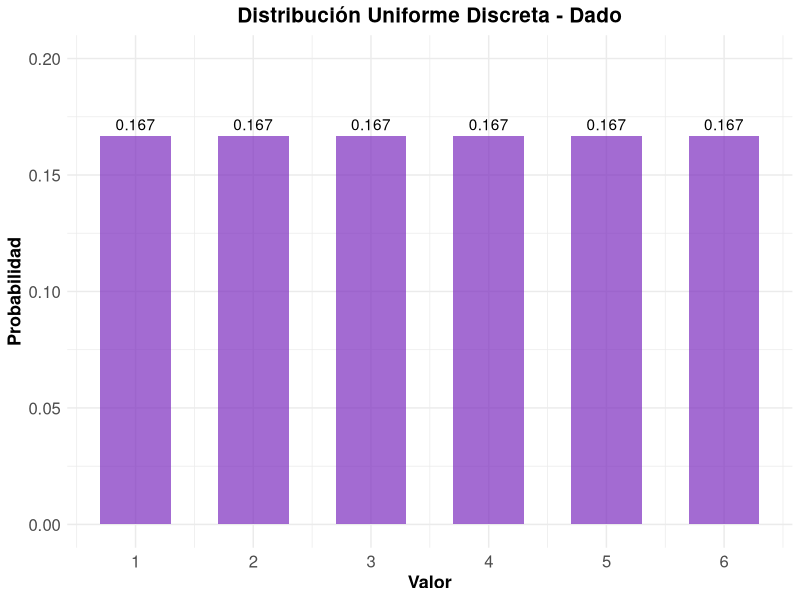
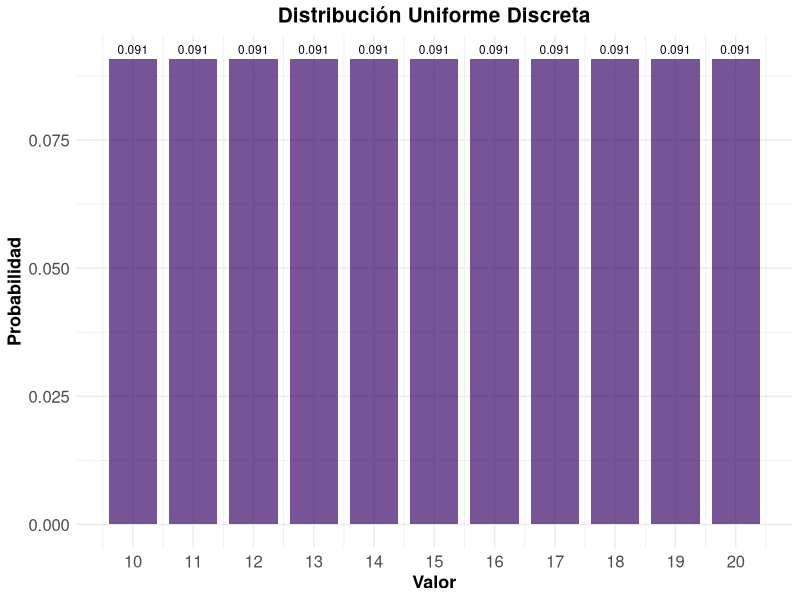
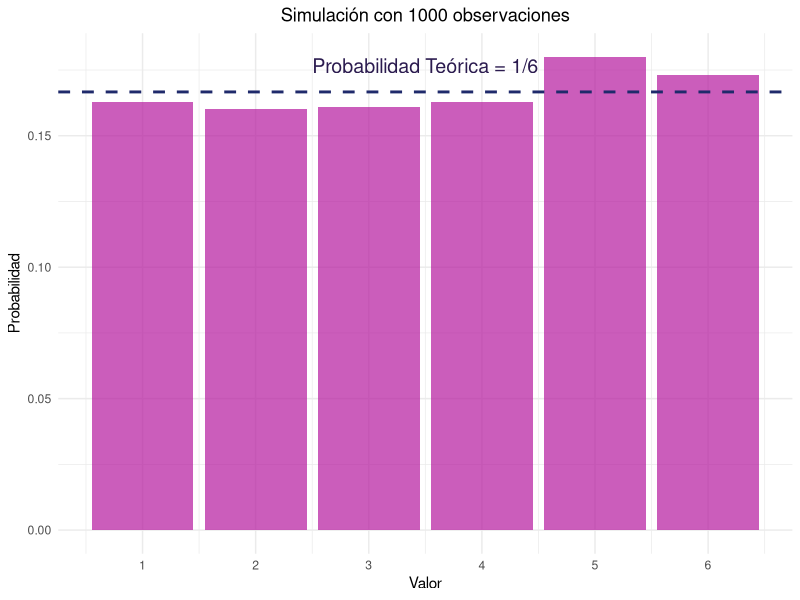
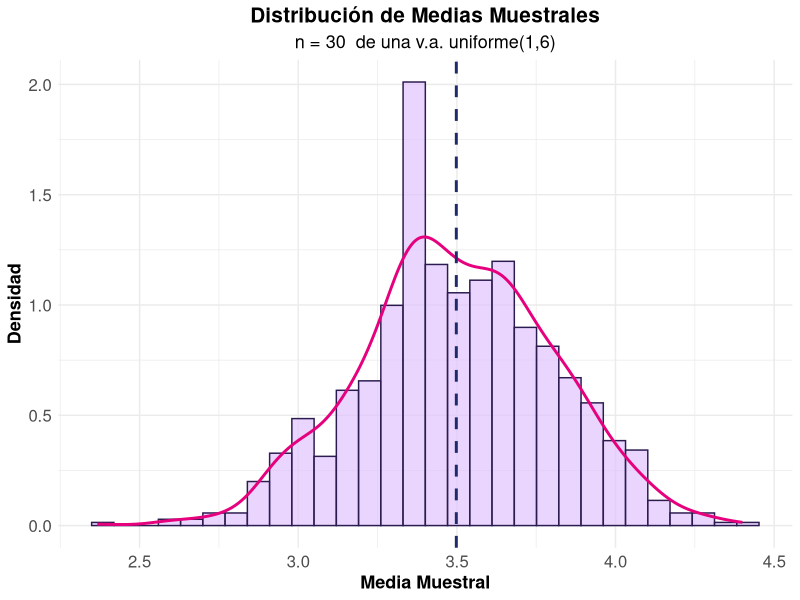
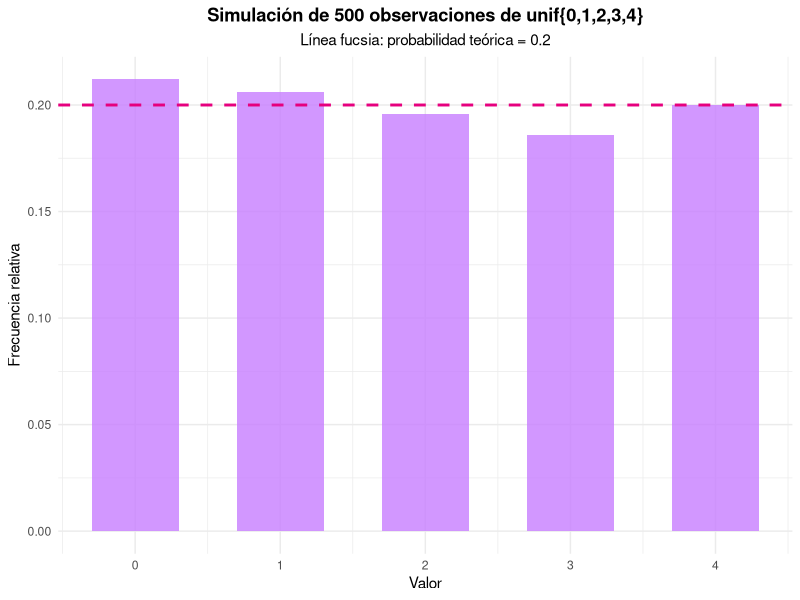
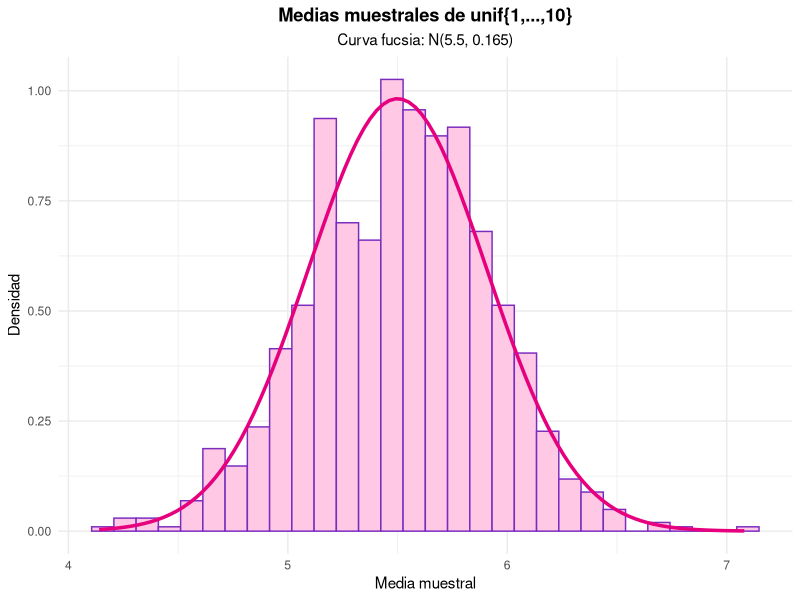
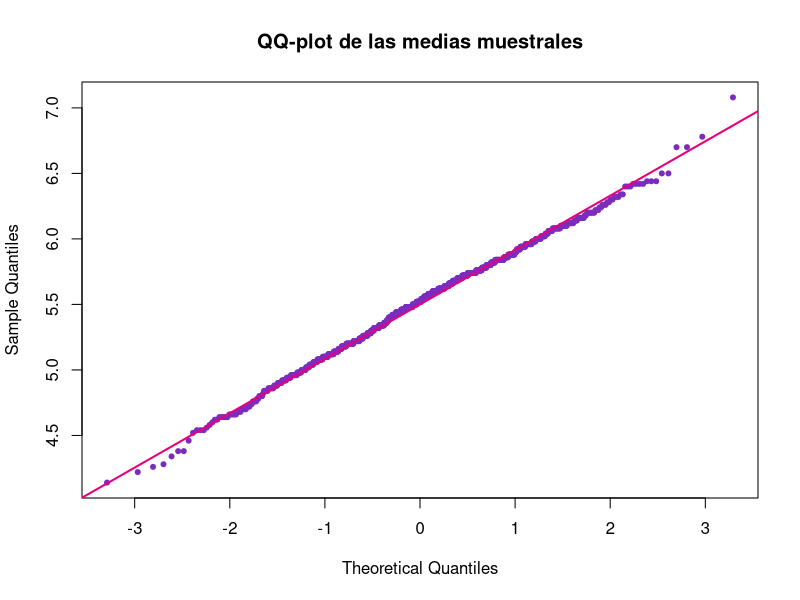

R code for these plots, in order:
## ---- chunk 1
#| label: setup
#| include: false
library(tidyverse)
library(kableExtra)
library(gridExtra)
## ---- chunk 2
#| code-fold: true
#| label: dado-ejemplo

# Parámetros del dado
x_1 <- 1
x_6 <- 6
valores <- x_1:x_6
probabilidades <- rep(1/length(valores), length(valores))

# Crear data frame
dado_data <- data.frame(
  Valor = valores,
  Probabilidad = probabilidades
)

# Mostrar tabla
kable(dado_data, 
      caption = "Distribución de probabilidad de un dado",
      align = "cc") %>%
  kable_styling(bootstrap_options = "striped")
## ---- chunk 3
#| code-fold: true
#| label: parametros-dado
# Media
media <- sum(dado_data$Valor)/length(dado_data$Valor)
cat("Media:", media, "\n")

# Varianza
varianza <- sum((dado_data$Valor- media)^2)/length(dado_data$Valor)
cat("Varianza:", varianza, "\n")

# Desviación estándar
desv_std <- sqrt(varianza)
cat("Desviación estándar:", round(desv_std, 4), "\n")
## ---- chunk 4
#| code-fold: true
#| label: grafico-dado
#| fig-cap: "Función de probabilidad de un dado"

ggplot(dado_data, aes(x = Valor, y = Probabilidad)) +
  geom_col(fill = "#7B2CBF", alpha = 0.7, width = 0.6) +
  geom_text(aes(label = round(Probabilidad, 3)), vjust = -0.5) +
  scale_x_continuous(breaks = valores) +
  scale_y_continuous(limits = c(0, 0.20)) +
  labs(title = "Distribución Uniforme Discreta - Dado",
       x = "Valor",
       y = "Probabilidad") +
  theme_minimal() +
  theme(
    legend.title = element_text(size=13, face="bold"),
    legend.text = element_text(size=13),
    plot.title = element_text(size=15, face="bold", hjust = 0.5),
    plot.subtitle = element_text(size=13, hjust = 0.5),
    axis.text.x=element_text(size=12),
    axis.text.y=element_text(size=12),
    axis.title.x = element_text(face="bold", size=13),
    axis.title.y = element_text(face="bold", size=13)
    # panel.grid.major.y = element_line(color = "#ECF0F1", linewidth = 0.5,
    #   linetype = "dashed"),
    # panel.grid.minor.y = element_blank(),
    # panel.grid.major.x = element_blank(),
    # panel.background = element_rect(fill = "#FAFAFA", color = NA),
    # plot.background = element_rect(fill = "white", color = NA)
  )
## ---- chunk 5
#| code-fold: true
#| label: ejemplo-numeros

x2_1 <- 10
x2_n <- 20
valores2 <- x2_1:x2_n
probabilidades2 <- rep(1/(length(valores2)), length(valores2))

# Data_frame
data2 <- data.frame(
  Valor = valores2,
  Probabilidad = probabilidades2
)

# Parámetros estadísticos
media2 <- mean(data2$Valor)
varianza2 <- sum((data2$Valor - media2)^2)/length(data2$Valor)
desv_std2 <- sqrt(varianza2)

cat("Media:", media2, "\n")
cat("Varianza:", round(varianza2, 4), "\n")
cat("Desviación estándar:", round(desv_std2, 4), "\n")
## ---- chunk 6
#| label: grafico-numeros
#| code-fold: true
#| fig-align: "center"
#| fig-cap: "Distribución uniforme discreta entre 10 y 20"


ggplot(data2, aes(x = Valor, y = Probabilidad)) +
  geom_col(fill = "#3C096C", alpha = 0.7, width = 0.8) +
  geom_text(aes(label = round(Probabilidad, 3)), 
            vjust = -0.5, size = 3) +
  scale_x_continuous(breaks = seq(10, 20, 1)) +
  labs(title = "Distribución Uniforme Discreta",
       x = "Valor",
       y = "Probabilidad") +
  theme_minimal() +
  theme(
    legend.title = element_text(size=13, face="bold"),
    legend.text = element_text(size=13),
    plot.title = element_text(size=15, face="bold", hjust = 0.5),
    plot.subtitle = element_text(size=13, hjust = 0.5),
    axis.text.x=element_text(size=12),
    axis.text.y=element_text(size=12),
    axis.title.x = element_text(face="bold", size=13),
    axis.title.y = element_text(face="bold", size=13)
    # panel.grid.major.y = element_line(color = "#ECF0F1", linewidth = 0.5,
    #   linetype = "dashed"),
    # panel.grid.minor.y = element_blank(),
    # panel.grid.major.x = element_blank(),
    # panel.background = element_rect(fill = "#FAFAFA", color = NA),
    # plot.background = element_rect(fill = "white", color = NA)
  )
## ---- chunk 7
#| code-fold: true
#| label: simulacion

# Generar 1000 números aleatorios
n_sim <- 1000
muestra <- sample(1:6, n_sim, replace = TRUE)

# Frecuencias observadas
freq_obs <- table(muestra)
freq_rel <- prop.table(freq_obs)

# Comparar con probabilidades teóricas
comparacion <- data.frame(
  Valor = 1:6,
  Prob_Teorica = rep(1/6, 6),
  Freq_Observada = as.numeric(freq_rel)
)

kable(comparacion, 
      caption = "Comparación entre probabilidades teóricas y observadas",
      col.names = c("Valor", "Prob. Teórica", "Freq. Observada"),
      digits = 4) |> 
  kable_styling(bootstrap_options = "striped")
## ---- chunk 8
#| code-fold: true
#| label: grafico-simulacion
#| fig-width: 8
#| fig-height: 6
#| fig-align: "center"
#| fig-cap: "Comparación entre distribución teórica y simulada"



ggplot(comparacion) +
  geom_col(aes(x=Valor, y=Freq_Observada),alpha = 0.7, fill="#B5179E") +
  scale_x_continuous(breaks = 1:6) +
  geom_hline(yintercept = 1/6, color = "#1F2A6B", linetype = "dashed", linewidth = 1) +
  annotate("text", x=3.5, y=1/6 + 0.01, label="Probabilidad Teórica = 1/6", color = "#2B1B4F", size=5) +
  labs(title = paste("Simulación con", n_sim, "observaciones"),
       x = "Valor",
       y = "Probabilidad") +
  theme_minimal() +
  theme(plot.title = element_text(hjust = 0.5),
        legend.position = "bottom")
## ---- chunk 9
#| code-fold: true
#| label: limite-central
#| fig-width: 8
#| fig-height: 6
#| fig-align: "center"
#| fig-cap: "Verificación del Teorema Central del Límite"
# Simular medias muestrales

k_muestra <- 1000
n_muestra <- 30

medias_muestrales <- replicate(k_muestra, {
  muestra <- sample(1:6, n_muestra, replace = TRUE)
  mean(muestra)
})

# Crear histograma
hist_data <- data.frame(Medias = medias_muestrales)

ggplot(hist_data) +
  geom_histogram(aes(x=Medias, after_stat(density)), bins = 30, 
                 fill = "#E0C3FC", alpha = 0.7, color = "#2B1B4F") +
  geom_density(aes(x = Medias), color = "#E6007E", linewidth = 1) +
  geom_vline(xintercept = mean(medias_muestrales), 
             color = "#1F2A6B", linetype = "dashed", linewidth = 1) +
  labs(title = "Distribución de Medias Muestrales",
       subtitle = paste("n =", n_muestra, " de una v.a. uniforme(1,6)"),
       x = "Media Muestral",
       y = "Densidad") +
  theme_minimal() +
  theme(
    legend.title = element_text(size=13, face="bold"),
    legend.text = element_text(size=13),
    plot.title = element_text(size=15, face="bold", hjust = 0.5),
    plot.subtitle = element_text(size=13, hjust = 0.5),
    axis.text.x=element_text(size=12),
    axis.text.y=element_text(size=12),
    axis.title.x = element_text(face="bold", size=13),
    axis.title.y = element_text(face="bold", size=13)
    # panel.grid.major.y = element_line(color = "#ECF0F1", linewidth = 0.5,
    #   linetype = "dashed"),
    # panel.grid.minor.y = element_blank(),
    # panel.grid.major.x = element_blank(),
    # panel.background = element_rect(fill = "#FAFAFA", color = NA),
    # plot.background = element_rect(fill = "white", color = NA)
  )

# Estadísticas
cat("Media teórica:", (1+6)/2, "\n")
cat("Media observada:", round(mean(medias_muestrales), 4), "\n")
cat("Varianza teórica de la media:", round(((6-1+1)^2-1)/12/n_muestra, 4), "\n")
cat("Varianza observada de la media:", round(var(medias_muestrales), 4), "\n")
## ---- chunk 10
#| label: sol-simulacion-1

set.seed(123)

valores_ej1 <- 0:4
n_ej1 <- 500

# Simulación de 500 observaciones
muestra_ej1 <- sample(valores_ej1, n_ej1, replace = TRUE)

# Frecuencias observadas y teóricas
tabla_ej1 <- data.frame(
  Valor = valores_ej1,
  Freq_Observada = as.numeric(table(factor(muestra_ej1, levels = valores_ej1))) / n_ej1,
  Prob_Teorica = rep(1/5, 5)
)

kable(tabla_ej1, digits = 4,
      caption = "Frecuencias observadas vs teóricas",
      col.names = c("Valor", "Freq. Observada", "Prob. Teórica")) %>%
  kable_styling(bootstrap_options = "striped")
## ---- chunk 11
#| label: sol-grafico-simulacion-1
#| fig-align: center

ggplot(tabla_ej1, aes(x = Valor, y = Freq_Observada)) +
  geom_col(fill = "#C77DFF", alpha = 0.8, width = 0.6) +
  geom_hline(yintercept = 1/5, color = "#E6007E", linetype = "dashed", linewidth = 1) +
  scale_x_continuous(breaks = valores_ej1) +
  labs(title = "Simulación de 500 observaciones de unif{0,1,2,3,4}",
       subtitle = "Línea fucsia: probabilidad teórica = 0.2",
       x = "Valor",
       y = "Frecuencia relativa") +
  theme_minimal() +
  theme(plot.title = element_text(hjust = 0.5, face = "bold"),
        plot.subtitle = element_text(hjust = 0.5))
## ---- chunk 12
#| label: sol-chi-simulacion-1

conteos_ej1 <- as.numeric(table(factor(muestra_ej1, levels = valores_ej1)))
chisq.test(conteos_ej1, p = rep(1/5, 5))
## ---- chunk 13
#| label: sol-simulacion-2
#| fig-align: center

set.seed(123)

k_ej2 <- 1000
n_ej2 <- 50

# Media de cada una de las 1000 muestras
medias_ej2 <- numeric(k_ej2)
for (i in 1:k_ej2) {
  medias_ej2[i] <- mean(sample(1:10, n_ej2, replace = TRUE))
}

mu_ej2 <- 5.5
var_ej2 <- 8.25 / n_ej2

cat("Media teórica:", mu_ej2, "| Media observada:", round(mean(medias_ej2), 4), "\n")
cat("Varianza teórica:", var_ej2, "| Varianza observada:", round(var(medias_ej2), 4), "\n")

ggplot(data.frame(medias = medias_ej2), aes(x = medias)) +
  geom_histogram(aes(y = after_stat(density)), bins = 30,
                 fill = "#FFC8E4", color = "#7B2CBF") +
  stat_function(fun = dnorm, args = list(mean = mu_ej2, sd = sqrt(var_ej2)),
                color = "#E6007E", linewidth = 1.2) +
  labs(title = "Medias muestrales de unif{1,...,10}",
       subtitle = "Curva fucsia: N(5.5, 0.165)",
       x = "Media muestral",
       y = "Densidad") +
  theme_minimal() +
  theme(plot.title = element_text(hjust = 0.5, face = "bold"),
        plot.subtitle = element_text(hjust = 0.5))
## ---- chunk 14
#| label: sol-qq-unif
#| fig-align: center
#| fig-width: 6
#| fig-height: 5

qqnorm(medias_ej2, main = "QQ-plot de las medias muestrales", pch = 20, col = "#7B2CBF")
qqline(medias_ej2, col = "#E6007E", lwd = 2)
